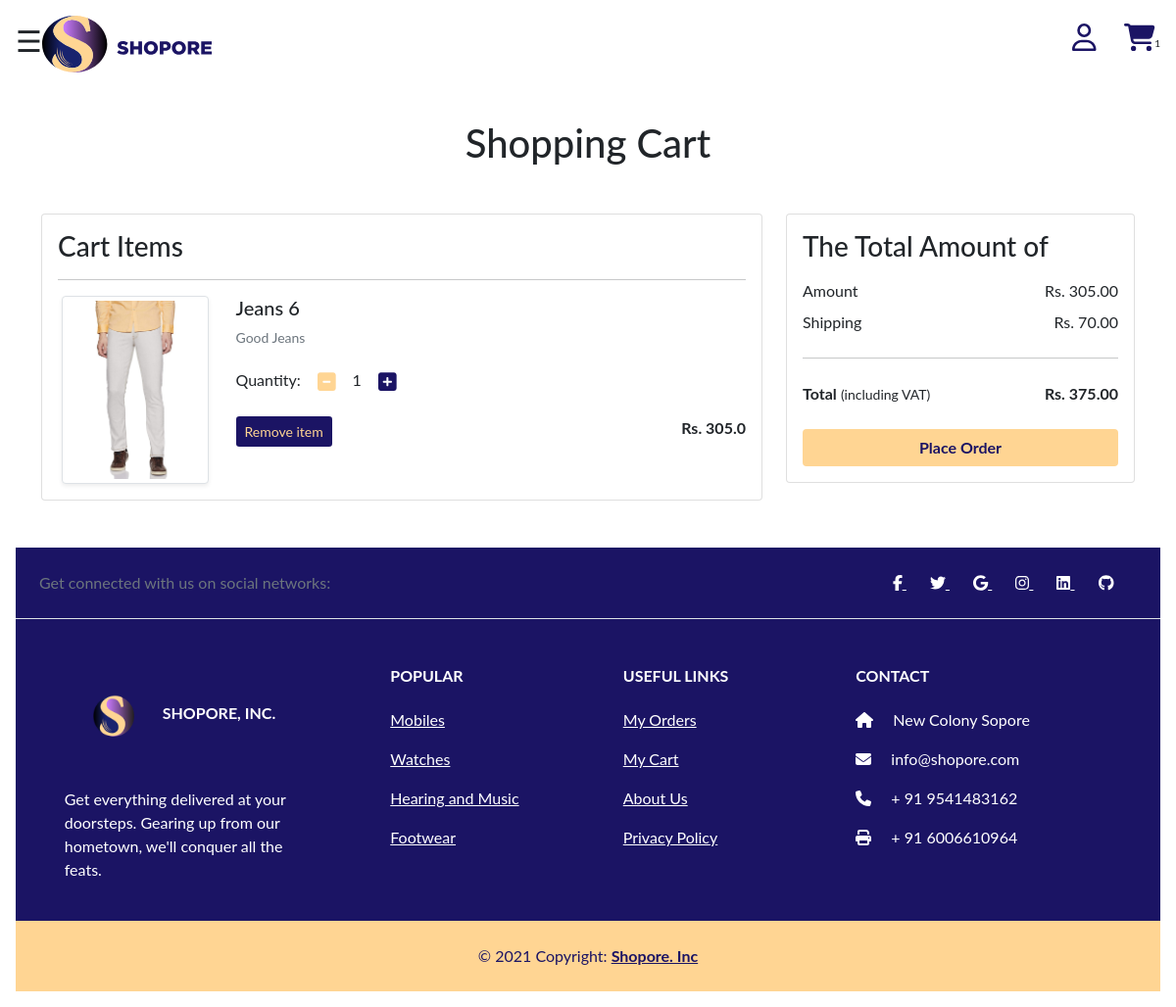
The app's page /cart/ (signed in) with its own data.
### app/models.py (models this page shows, shortened)
class Cart(models.Model):
 user = models.ForeignKey(User, on_delete=models.CASCADE)
 product = models.ForeignKey(Product, on_delete=models.CASCADE)
 quantity = models.PositiveIntegerField(default=1)
 def __str__(self):
  return str(self.id)

class Product(models.Model):
 title = models.CharField(max_length=100)
 selling_price = models.FloatField()
 discounted_price = models.FloatField()
 description = models.TextField()
 brand = models.CharField(max_length=100)
 category = models.CharField( choices=CATEGORY_CHOICES, max_length=2)
 product_image = models.ImageField(upload_to='productimg')

### app/views.py (the view)
# urls.py: path('cart/', views.show_cart, name='showcart'),
@login_required
def show_cart(request):
	totalitem = 0
	coupondiscountt = 0
	if request.user.is_authenticated:
		totalitem = len(Cart.objects.filter(user=request.user))
		user = request.user
		cart = Cart.objects.filter(user=user)
		amount = 0.0
		shipping_amount = 70.0
		totalamount=0.0
		cart_product = [p for p in Cart.objects.all() if p.user == request.user]
		print(cart_product)
		if cart_product:
			for p in cart_product:
				tempamount = (p.quantity * p.product.discounted_price)
				amount += tempamount
			totalamount = (amount+shipping_amount)-coupondiscountt
			print(totalamount)
			return render(request, 'app/addtocart.html', {'carts':cart, 'amount':amount, 'totalamount':totalamount, 'totalitem':totalitem,})
		else:
			return render(request, 'app/emptycart.html', {'totalitem':totalitem})
	else:
		return render(request, 'app/emptycart.html', {'totalitem':totalitem})

### app/templates/app/addtocart.html (shortened to what this page needs)
{% extends 'app/base.html' %}
{% load static %}
{% block main-content %}
<div class="container my-5">
 <div class="row">
  <h1 class="text-center mb-5">Shopping Cart</h1>
  <div class="col-sm-8">
  <div class="card">
   <div class="card-body">
    <h3>Cart Items</h3>
    {% for cart in carts %}
    <hr>
    <div class="row">
     <div class="col-sm-3 text-center align-self-center"><img src="{{cart.product.product_image.url}}" alt="" srcset="" class="img-fluid img-thumbnail shadow-sm" height="150" width="150"> </div>
     <div class="col-sm-9">
      <div>
       <h5>{{cart.product.title}}</h5>
       <p class="mb-2 text-muted small">{{cart.product.description}}</p>
       <div class="my-3">
        <label for="quantity">Quantity:</label>
        <a class="minus-cart btn" pid="{{cart.product.id}}"><i class="fas fa-minus-square fa-lg"></i></a>
          <span id="quantity">{{cart.quantity}}</span>
        <a class="plus-cart btn" pid="{{cart.product.id}}"><i class="fas fa-plus-square fa-lg"></i></a>
       </div>
       <div class="d-flex justify-content-between">
        <a class="btn btn-sm btn-remove mr-3 remove-cart" pid={{cart.product.id}}>Remove item </a>
        <p class="mb-0"><span><strong>Rs. {{cart.product.discounted_price}}</strong></span></p>
       </div>
      </div>
     </div>
    </div>
    {% endfor %}
   </div>
   </div>
  </div>
  <div class="col-sm-4">
   <div class="card">
    <div class="card-body">
      <h3>The Total Amount of</h3>
      <ul class="list-group">
       <li class="list-group-item d-flex justify-content-between align-items-center border-0 px-0 pb-0">Amount<span>Rs. <span id="amount">{{amount|floatformat:2}}</span> </span></li>
       <li class="list-group-item d-flex justify-content-between align-items-center border-0 px-0">Shipping<span>Rs. 70.00</span></li>
       <hr>
       <li class="list-group-item d-flex justify-content-between align-items-center border-0 px-0 mb-3">
        <div>
           <strong>Total</strong> <small>(including VAT)</small>
         </div>
         <span><strong>Rs. </strong><strong id="totalamount"> {{totalamount|floatformat:2}}</strong></span>
       </li>
      </ul>
      <div class="d-grid"><a href="{% url 'checkout' %}" class="btn btn-place-order fw-bold">Place Order</a></div>
    </div>
   </div>
  </div>
 </div>
</div>
{% endblock main-content%}

### app/templates/app/base.html (style rules this page uses)
body { font-family: "Lato", sans-serif; transition: background-color .1s; }
.btn-remove { background-color: #1B1464; color: #FFD593; }
.plus-cart { color: #1B1464; }
.minus-cart { color: #FFD593; }
.btn-place-order { background-color: #FFD593; color: #1B1464; }

### records on screen
Cart: product.product_image (picture), product "Jeans 6", product.description "Good Jeans", quantity "1", product.discounted_price "305.0"

### other values on screen
{{ totalitem }} "1"
{{ amount|floatformat:2 }} "305.00"
{{ totalamount|floatformat:2 }} "375.00"
